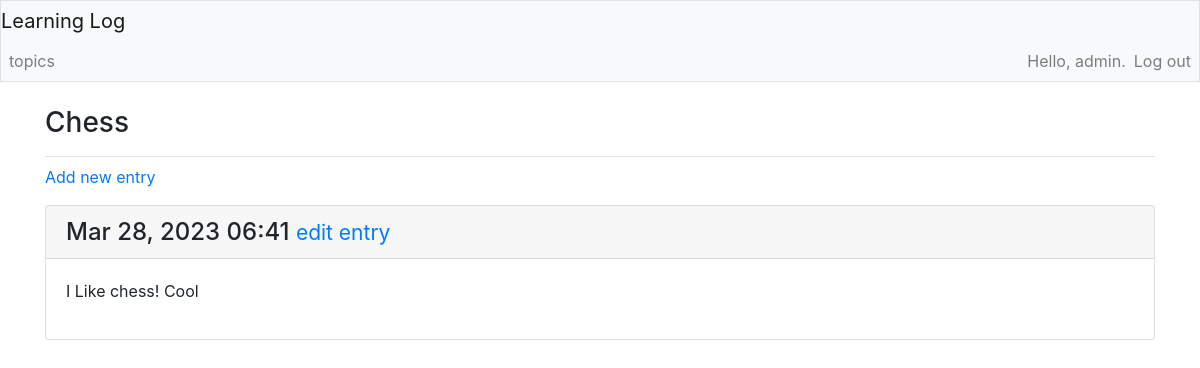
The page /topics/1/ (signed in) on the database its author committed.
### learning_logs/models.py (models this page shows, shortened)
class Topic(models.Model):
    text = models.CharField(max_length=200)
    date_added = models.DateTimeField(auto_now_add=True)
    owner = models.ForeignKey(User, on_delete=models.CASCADE)
    def __str__(self):
        return self.text

class Entry(models.Model):
    topic = models.ForeignKey(Topic, on_delete=models.CASCADE)
    text = models.TextField()
    date_added = models.DateTimeField(auto_now_add=True)
    class Meta:
        verbose_name_plural = 'entries'

### learning_logs/views.py (the view)
# urls.py: path('topics/<int:topic_id>/', views.topic, name='topic'),
@login_required
def topic(request, topic_id):
    topic = Topic.objects.get(id=topic_id)
    if topic.owner != request.user:
        raise Http404
    entries = topic.entry_set.order_by('-date_added')
    context = {'topic': topic, 'entries': entries}
    return render(request, 'learning_logs/topic.html', context)

### learning_logs/templates/learning_logs/topic.html
{% extends 'learning_logs/base.html' %}
{% block page_header %}
    <h3>{{ topic }}</h3>
{% endblock page_header %}
{% block content %}
    <p>
        <a href="{% url 'learning_logs:new_entry' topic.id %}">Add new entry</a>
    </p>
    {% for entry in entries %}
        <div class="card mb-3">
            <h4 class="card-header">
                {{ entry.date_added|date:'M d, Y H:i' }}
                <small>
                    <a href="{% url 'learning_logs:edit_entry' entry.id %}">edit entry</a>
                </small>
            </h4>
            <div class="card-body">
                {{ entry.text|linebreaks }}
            </div>
        </div>
    {% empty %}
        <p>There are no entries for this topic yet.</p>
    {% endfor %}
{% endblock content %}

### learning_logs/templates/learning_logs/base.html (shortened to what this page needs)
{% load bootstrap4 %}
<!doctype html>
<html lang="en"
    <head>
        {% bootstrap_css %}
    </head>
    <body>
        <nav class="navbar-expand-md navbar-light bg-light mb-4 border">
            <a class="navbar-brand" href="{% url 'learning_logs:index' %}">Learning Log</a>
            <div class="collapse navbar-collapse" id="navbarCollapse">
                <ul class="navbar-nav mr-auto">
                    <li class="nav-item">
                        <a class="nav-link" href="{% url 'learning_logs:topics' %}">topics</a>
                    </li>
                </ul>
                <ul class="navbar-nav ml-auto">
                    {% if user.is_authenticated %}
                        <li class="nav-item">
                            <span class="navbar-text">Hello, {{user.username}}.</span>
                        </li>
                        <li class="nav-item">
                            <a class="nav-link" href="{% url 'users:logout' %}">Log out</a>
                        </li>
                    {% endif %}
                </ul>
            </div>
        </nav>
        <main role="main" class="container">
            <div class="pb-2 mb-2 border-bottom">
                {% block page_header %}{% endblock page_header %}
            </div>
            <div>
                {% block content %}{% endblock content %}
            </div>
        </main>
    </body>
</html>

### rows shown on the page
Topic: text "Chess"
Entry: date_added "Mar 28, 2023 06:41", text "I Like chess! Cool"

### other values the page prints
{{ user.username }} "admin"
